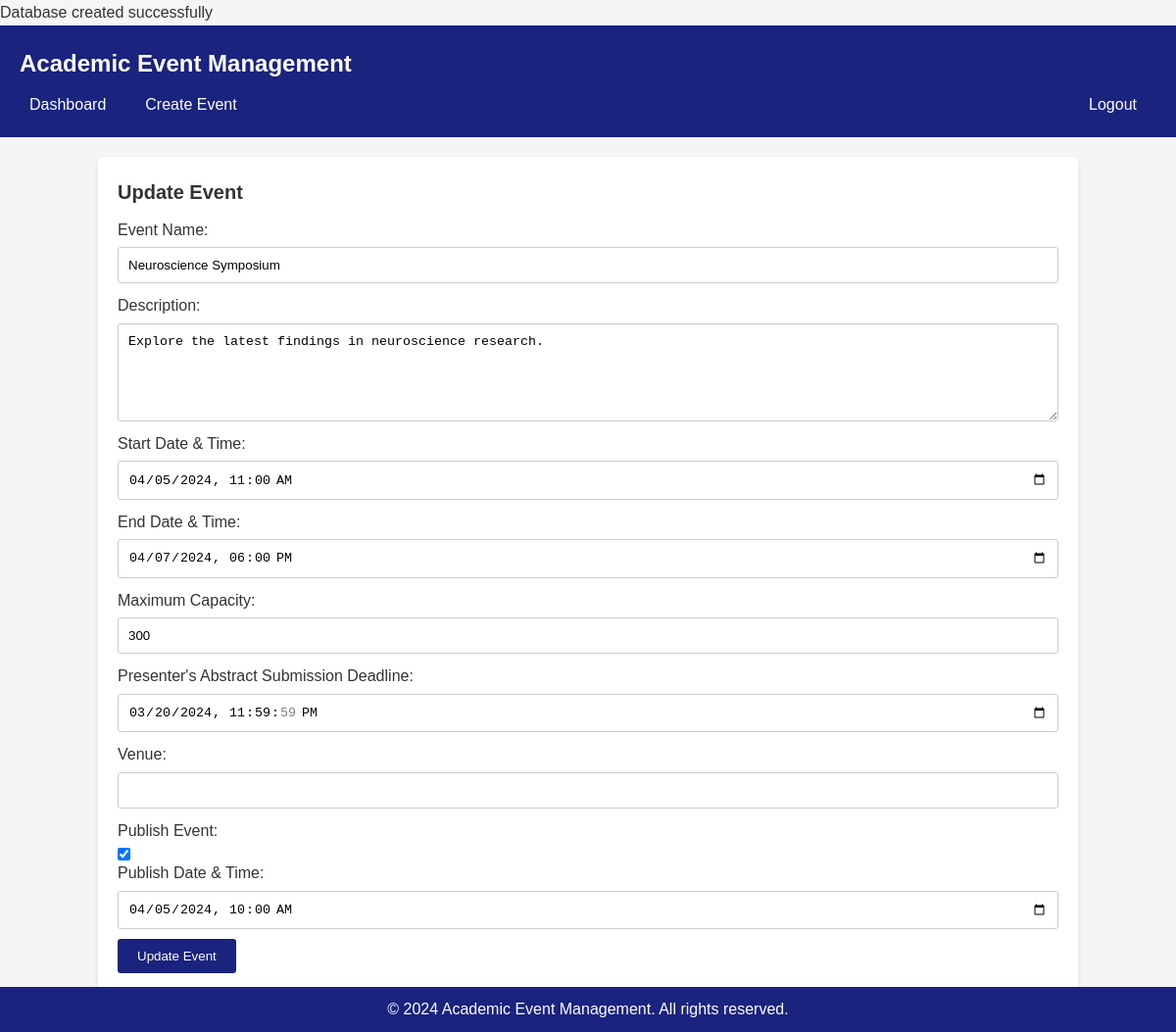
Screenshot of /event_update.php?event_id=4 with the database file from the repository.
### tables this page shows
CREATE TABLE IF NOT EXISTS `Event` (
    Event_ID INT PRIMARY KEY AUTO_INCREMENT,
    Event_Type_ID INT,
    Location_ID INT,
    U_ID INT,
    Start_Date_Time DATETIME,
    End_Date_Time DATETIME,
    Max_Capacity INT,
    Presenter_Deadline DATETIME,
    Event_Name VARCHAR(255),
    F_Date_Time DATETIME,
    Created_At DATETIME,
    Is_Published BOOLEAN,
    Description TEXT,
    Status ENUM('Open', 'Full', 'Closed', 'Cancelled') DEFAULT 'Open',
    FOREIGN KEY (Event_Type_ID) REFERENCES Event_Type(Event_Type_ID),
    FOREIGN KEY (Location_ID) REFERENCES Location(Location_ID),
    FOREIGN KEY (U_ID) REFERENCES U(U_ID)
);

### event_update.php (the view, shortened to what this page needs)
<?php
require_once 'db_connection.php';
if (isset($_GET["event_id"])) {
    $event_id = $_GET["event_id"];
    $sql = "SELECT * FROM `Event` WHERE Event_ID = $event_id";
    $result = $conn->query($sql);
    if ($result->num_rows == 1) {
        $row = $result->fetch_assoc();
        $event_name = $row["Event_Name"];
        $description = $row["Description"];
        $start_datetime = $row["Start_Date_Time"];
        $end_datetime = $row["End_Date_Time"];
        $max_capacity = $row["Max_Capacity"];
        $presenter_deadline = $row["Presenter_Deadline"];
        $venue = $row["Venue"];
        $is_published = $row["Is_Published"];
        $publish_datetime = $row["F_Date_Time"];
    } else {
        $error = "Event not found.";
    }
} else {
    $error = "Event ID not provided.";
}
?>
<!DOCTYPE html>
<html>
<head>
    <link rel="stylesheet" type="text/css" href="css/style.css">
</head>
<body>
    <header>
        <h1>Academic Event Management</h1>
            <nav class="navbar">
                <ul class="navbar-left">
                    <li><a href="dashboard.php">Dashboard</a></li>
                    <li><a href="create_event.php">Create Event</a></li>
                </ul>
                <ul class="navbar-right">
                    <li><a href="logout.php">Logout</a></li>
                </ul>
            </nav>
    </header>
    <main>
        <h2>Update Event</h2>
        <?php if (isset($event_id)) { ?>
            <form action="event_update.php" method="POST">
                <label for="event_name">Event Name:</label>
                <input type="text" id="event_name" name="event_name" value="<?php echo $event_name; ?>" required>
                <label for="description">Description:</label>
                <textarea id="description" name="description" required><?php echo $description; ?></textarea>
                <label for="start_datetime">Start Date & Time:</label>
                <input type="datetime-local" id="start_datetime" name="start_datetime" value="<?php echo $start_datetime; ?>" required>
                <label for="end_datetime">End Date & Time:</label>
                <input type="datetime-local" id="end_datetime" name="end_datetime" value="<?php echo $end_datetime; ?>" required>
                <label for="max_capacity">Maximum Capacity:</label>
                <input type="number" id="max_capacity" name="max_capacity" value="<?php echo $max_capacity; ?>" required>
                <label for="presenter_deadline">Presenter's Abstract Submission Deadline:</label>
                <input type="datetime-local" id="presenter_deadline" name="presenter_deadline" value="<?php echo $presenter_deadline; ?>" required>
                <label for="venue">Venue:</label>
                <input type="text" id="venue" name="venue" value="<?php echo $venue; ?>" required>
                <label for="is_published">Publish Event:</label>
                <input type="checkbox" id="is_published" name="is_published" <?php if ($is_published) echo "checked"; ?>>
                <label for="publish_datetime">Publish Date & Time:</label>
                <input type="datetime-local" id="publish_datetime" name="publish_datetime" value="<?php echo $publish_datetime; ?>">
                <button type="submit">Update Event</button>
            </form>
        <?php } ?>
    </main>
    <footer>
        <p>&copy; 2024 Academic Event Management. All rights reserved.</p>
    </footer>
</body>
</html>

### css/style.css (style rules this page uses)
* { margin: 0; padding: 0; box-sizing: border-box; }
body { font-family: Arial, sans-serif; background-color: #f5f5f5; color: #333; line-height: 1.6; }
header { background-color: #1a237e; color: #fff; padding: 20px; }
h1 { font-size: 24px; margin-bottom: 10px; }
.navbar { display: flex; justify-content: space-between; align-items: center; }
.navbar-left { display: flex; gap: 10px; }
.navbar-right { display: flex; gap: 10px; }
nav ul { list-style: none; }
nav ul li { display: inline-block; margin-right: 10px; }
nav ul li a { color: #fff; text-decoration: none; padding: 5px 10px; border-radius: 3px; transition: background-color 0.3s ease; }
main { max-width: 1000px; margin: 20px auto; background-color: #fff; padding: 20px; border-radius: 5px; box-shadow: 0 2px 5px rgba(0, 0, 0, 0.1); }
h2 { font-size: 20px; margin-bottom: 10px; }
form { margin-bottom: 20px; }
label { display: block; margin-bottom: 5px; }
input[type="text"], input[type="email"], input[type="password"], input[type="tel"], input[type="number"], input[type="datetime-local"], textarea, select { width: 100%; padding: 10px; border: 1px solid #ccc; border-radius: 3px; margin-bottom: 10px; }
textarea { height: 100px; }
button { background-color: #1a237e; color: #fff; border: none; padding: 10px 20px; border-radius: 3px; cursor: pointer; transition: background-color 0.3s ease; }
footer { background-color: #1a237e; color: #fff; padding: 10px; text-align: center; position: fixed; left: 0; bottom: 0; width: 100%; }

### rows the page displays
event: event_name "Neuroscience Symposium", description "Explore the latest findings in neuroscience research.", start_datetime "04/05/2024 11:00", end_datetime "04/07/2024 18:00", max_capacity "300", presenter_deadline "03/20/2024 23:59:59", Is_Published "☑", publish_datetime "04/05/2024 10:00"
